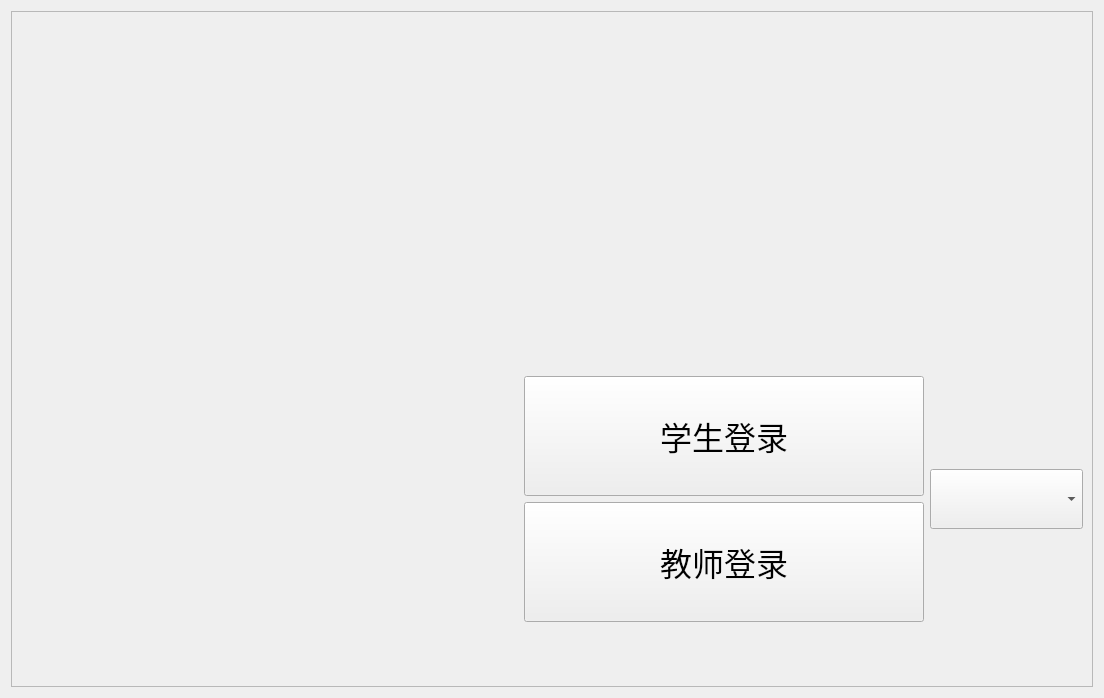
<?xml version="1.0" encoding="UTF-8"?>
<ui version="4.0">
 <class>Start</class>
 <widget class="QWidget" name="Start">
  <property name="geometry">
   <rect>
    <x>0</x>
    <y>0</y>
    <width>1104</width>
    <height>698</height>
   </rect>
  </property>
  <property name="windowTitle">
   <string>Form</string>
  </property>
  <property name="styleSheet">
   <string notr="true"/>
  </property>
  <layout class="QGridLayout" name="gridLayout">
   <item row="0" column="0">
    <widget class="QFrame" name="frame">
     <property name="styleSheet">
      <string notr="true">#frame{border-image: url(:/image/picture/start_background.png);}</string>
     </property>
     <property name="frameShape">
      <enum>QFrame::StyledPanel</enum>
     </property>
     <property name="frameShadow">
      <enum>QFrame::Raised</enum>
     </property>
     <layout class="QGridLayout" name="gridLayout_2">
      <item row="2" column="1">
       <spacer name="verticalSpacer_3">
        <property name="orientation">
         <enum>Qt::Vertical</enum>
        </property>
        <property name="sizeHint" stdset="0">
         <size>
          <width>20</width>
          <height>40</height>
         </size>
        </property>
       </spacer>
      </item>
      <item row="0" column="0">
       <spacer name="horizontalSpacer">
        <property name="orientation">
         <enum>Qt::Horizontal</enum>
        </property>
        <property name="sizeHint" stdset="0">
         <size>
          <width>650</width>
          <height>20</height>
         </size>
        </property>
       </spacer>
      </item>
      <item row="0" column="1">
       <widget class="QLabel" name="label">
        <property name="minimumSize">
         <size>
          <width>0</width>
          <height>239</height>
         </size>
        </property>
        <property name="maximumSize">
         <size>
          <width>1000</width>
          <height>500</height>
         </size>
        </property>
        <property name="styleSheet">
         <string notr="true">font: 28pt &quot;微软雅黑&quot;;</string>
        </property>
        <property name="text">
         <string/>
        </property>
       </widget>
      </item>
      <item row="0" column="4">
       <spacer name="horizontalSpacer_2">
        <property name="orientation">
         <enum>Qt::Horizontal</enum>
        </property>
        <property name="sizeHint" stdset="0">
         <size>
          <width>50</width>
          <height>20</height>
         </size>
        </property>
       </spacer>
      </item>
      <item row="1" column="1">
       <spacer name="verticalSpacer">
        <property name="orientation">
         <enum>Qt::Vertical</enum>
        </property>
        <property name="sizeHint" stdset="0">
         <size>
          <width>20</width>
          <height>40</height>
         </size>
        </property>
       </spacer>
      </item>
      <item row="3" column="1">
       <layout class="QVBoxLayout" name="verticalLayout">
        <item>
         <widget class="QPushButton" name="pushButton">
          <property name="minimumSize">
           <size>
            <width>400</width>
            <height>120</height>
           </size>
          </property>
          <property name="font">
           <font>
            <family>黑体</family>
            <pointsize>24</pointsize>
           </font>
          </property>
          <property name="cursor">
           <cursorShape>PointingHandCursor</cursorShape>
          </property>
          <property name="styleSheet">
           <string notr="true">border-image: url(:/image/picture/修改按钮-橙色.png);</string>
          </property>
          <property name="text">
           <string>学生登录</string>
          </property>
         </widget>
        </item>
        <item>
         <widget class="QPushButton" name="pushButton_2">
          <property name="minimumSize">
           <size>
            <width>400</width>
            <height>120</height>
           </size>
          </property>
          <property name="font">
           <font>
            <family>黑体</family>
            <pointsize>24</pointsize>
           </font>
          </property>
          <property name="cursor">
           <cursorShape>PointingHandCursor</cursorShape>
          </property>
          <property name="styleSheet">
           <string notr="true">border-image: url(:/image/picture/修改按钮-橙色.png);</string>
          </property>
          <property name="text">
           <string>教师登录</string>
          </property>
         </widget>
        </item>
       </layout>
      </item>
      <item row="4" column="1">
       <spacer name="verticalSpacer_2">
        <property name="orientation">
         <enum>Qt::Vertical</enum>
        </property>
        <property name="sizeHint" stdset="0">
         <size>
          <width>20</width>
          <height>48</height>
         </size>
        </property>
       </spacer>
      </item>
      <item row="0" column="2">
       <spacer name="horizontalSpacer_3">
        <property name="orientation">
         <enum>Qt::Horizontal</enum>
        </property>
        <property name="sizeHint" stdset="0">
         <size>
          <width>100</width>
          <height>20</height>
         </size>
        </property>
       </spacer>
      </item>
      <item row="0" column="3">
       <spacer name="horizontalSpacer_4">
        <property name="orientation">
         <enum>Qt::Horizontal</enum>
        </property>
        <property name="sizeHint" stdset="0">
         <size>
          <width>300</width>
          <height>60</height>
         </size>
        </property>
       </spacer>
      </item>
      <item row="3" column="3">
       <widget class="QComboBox" name="whichclass">
        <property name="maximumSize">
         <size>
          <width>300</width>
          <height>60</height>
         </size>
        </property>
        <property name="font">
         <font>
          <family>黑体</family>
          <pointsize>20</pointsize>
         </font>
        </property>
       </widget>
      </item>
     </layout>
    </widget>
   </item>
  </layout>
 </widget>
 <resources/>
 <connections/>
</ui>
